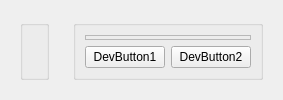
      <widget class="QWidget" name="tab_dashboard">
       <property name="acceptDrops">
        <bool>true</bool>
       </property>
       <attribute name="title">
        <string>Дешборд</string>
       </attribute>
       <layout class="QGridLayout" name="gridLayout_20">
        <item row="0" column="0">
         <layout class="QGridLayout" name="gridLayout_19">
          <item row="0" column="1">
           <widget class="QWidget" name="widget" native="true">
            <property name="acceptDrops">
             <bool>true</bool>
            </property>
            <layout class="QGridLayout" name="gridLayout_18">
             <item row="0" column="0">
              <widget class="QGroupBox" name="groupBox_15">
               <property name="acceptDrops">
                <bool>true</bool>
               </property>
               <property name="title">
                <string/>
               </property>
               <layout class="QGridLayout" name="gridLayout_26">
                <item row="1" column="1">
                 <widget class="QPushButton" name="DevButton2">
                  <property name="text">
                   <string>DevButton2</string>
                  </property>
                 </widget>
                </item>
                <item row="1" column="0">
                 <widget class="QPushButton" name="DevButton1">
                  <property name="text">
                   <string>DevButton1</string>
                  </property>
                 </widget>
                </item>
                <item row="0" column="0" colspan="2">
                 <widget class="QFrame" name="frame_3">
                  <property name="frameShape">
                   <enum>QFrame::Shape::StyledPanel</enum>
                  </property>
                  <property name="frameShadow">
                   <enum>QFrame::Shadow::Raised</enum>
                  </property>
                 </widget>
                </item>
               </layout>
              </widget>
             </item>
            </layout>
           </widget>
          </item>
          <item row="0" column="0">
           <widget class="QWidget" name="widget_2" native="true">
            <property name="acceptDrops">
             <bool>true</bool>
            </property>
            <layout class="QGridLayout" name="gridLayout_22">
             <item row="0" column="0">
              <widget class="QGroupBox" name="groupBox_14">
               <property name="acceptDrops">
                <bool>true</bool>
               </property>
               <property name="title">
                <string/>
               </property>
              </widget>
             </item>
            </layout>
           </widget>
          </item>
         </layout>
        </item>
       </layout>
      </widget>
